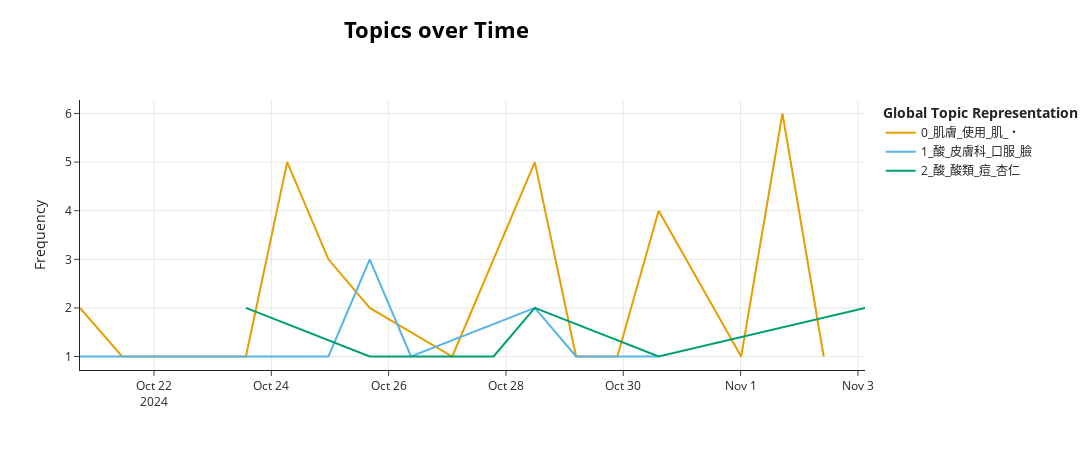

Here is the notebook cell this chart was saved with:
### Code cell
topic_model.visualize_topics_over_time(topics_over_time, top_n_topics=20)

### Figure 1 — Plotly figure (JSON) as saved in the notebook; plotly's stock layout.template omitted (floating-point values rounded to 4 significant figures)
{"data": [{"hoverinfo": "text", "hovertext": ["<b>Topic 0</b><br>Words: 防曬, 🌕, 肌, 感, 乾", "<b>Topic 0</b><br>Words: 🔹, 回購, 精華, 🔸, 超", "<b>Topic 0</b><br>Words: 妮維雅, 卸妝, 卸妝水, 眼, b5", "<b>Topic 0</b><br>Words: 購入, 價, 卸妝, 💡, b", "<b>Topic 0</b><br>Words: 💛, 香味, 實況, 頭髮, 耿", "<b>Topic 0</b><br>Words: 柑橘, 😻, 涼, 這支, 香", "<b>Topic 0</b><br>Words: 洗髮精, 📌, 頭皮屑, 亞, 覺", "<b>Topic 0</b><br>Words: 🔹, 🌟, 精華, 皮膚, 妝", "<b>Topic 0</b><br>Words: 清潔, 油, 泥, 肌, 保濕", "<b>Topic 0</b><br>Words: 防曬, 擦, 曬斑, 😫, 我是", "<b>Topic 0</b><br>Words: 🏻, 🧛, 回購, 味道, 使用", "<b>Topic 0</b><br>Words: 率, 回購, 使用, 這瓶, 會", "<b>Topic 0</b><br>Words: 肌膚, ・, 使用, 修復, 肌", "<b>Topic 0</b><br>Words: 擦, 醇, 皮膚, 脫皮, 乾"], "marker": {"color": "#E69F00"}, "mode": "lines", "name": "0_肌膚_使用_肌_・", "type": "scatter", "x": ["2024-10-20T17:43:16.402551", "2024-10-21T10:56:41.511450", "2024-10-23T13:36:09.478800", "2024-10-24T06:29:18.801250", "2024-10-24T23:22:28.123700", "2024-10-25T16:15:37.446150", "2024-10-27T02:01:56.091050", "2024-10-28T11:48:14.735950", "2024-10-29T04:41:24.058400", "2024-10-29T21:34:33.380850", "2024-10-30T14:27:42.703300", "2024-11-01T00:14:01.348200", "2024-11-01T17:07:10.670650", "2024-11-02T10:00:19.993100"], "y": [2, 1, 1, 5, 3, 2, 1, 5, 1, 1, 4, 1, 6, 1]}, {"hoverinfo": "text", "hovertext": ["<b>Topic 1</b><br>Words: 閉鎖, 長, 失眠, 酸, 清", "<b>Topic 1</b><br>Words: 口服, 已經, 酸, 現在, 目前", "<b>Topic 1</b><br>Words: 酸, 鳴, 點, 😭, 是不是", "<b>Topic 1</b><br>Words: 酸, 皮膚科, 吃, 已經, 🥹", "<b>Topic 1</b><br>Words: 白頭, 🥹, 改善, 尋求, 有被", "<b>Topic 1</b><br>Words: 臉, 痛, 酸, 長, 皮膚科", "<b>Topic 1</b><br>Words: 脫落, 但都, 這段, 層皮, 正常的", "<b>Topic 1</b><br>Words: 酸, 口服, 顆, 臉, 皮膚科"], "marker": {"color": "#56B4E9"}, "mode": "lines", "name": "1_酸_皮膚科_口服_臉", "type": "scatter", "x": ["2024-10-20T17:43:16.402551", "2024-10-24T06:29:18.801250", "2024-10-24T23:22:28.123700", "2024-10-25T16:15:37.446150", "2024-10-26T09:08:46.768600", "2024-10-28T11:48:14.735950", "2024-10-29T04:41:24.058400", "2024-10-30T14:27:42.703300"], "y": [1, 1, 1, 3, 1, 2, 1, 1]}, {"hoverinfo": "text", "hovertext": ["<b>Topic 2</b><br>Words: 酸, 酸類, 杏仁, 痘痘, 精華", "<b>Topic 2</b><br>Words: 痘, 😱, 罐, 停產, 是否", "<b>Topic 2</b><br>Words: 5, 度, 優點, 缺點, 刺激", "<b>Topic 2</b><br>Words: 酸, 酸類, 杏仁, 新手, 肌膚", "<b>Topic 2</b><br>Words: 痘, 月經, 酸, 皮膚, 後來", "<b>Topic 2</b><br>Words: 3,068, 3,006, 2, 水楊酸, 精華液"], "marker": {"color": "#009E73"}, "mode": "lines", "name": "2_酸_酸類_痘_杏仁", "type": "scatter", "x": ["2024-10-23T13:36:09.478800", "2024-10-25T16:15:37.446150", "2024-10-27T18:55:05.413500", "2024-10-28T11:48:14.735950", "2024-10-30T14:27:42.703300", "2024-11-03T02:53:29.315550"], "y": [2, 1, 1, 2, 1, 2]}], "layout": {"height": 450, "hoverlabel": {"bgcolor": "white", "font": {"family": "Rockwell", "size": 16}}, "legend": {"title": {"text": "<b>Global Topic Representation"}}, "title": {"font": {"color": "Black", "size": 22}, "text": "<b>Topics over Time</b>", "x": 0.4, "xanchor": "center", "y": 0.95, "yanchor": "top"}, "width": 1250, "xaxis": {"showgrid": true}, "yaxis": {"showgrid": true, "title": {"text": "Frequency"}}}}
